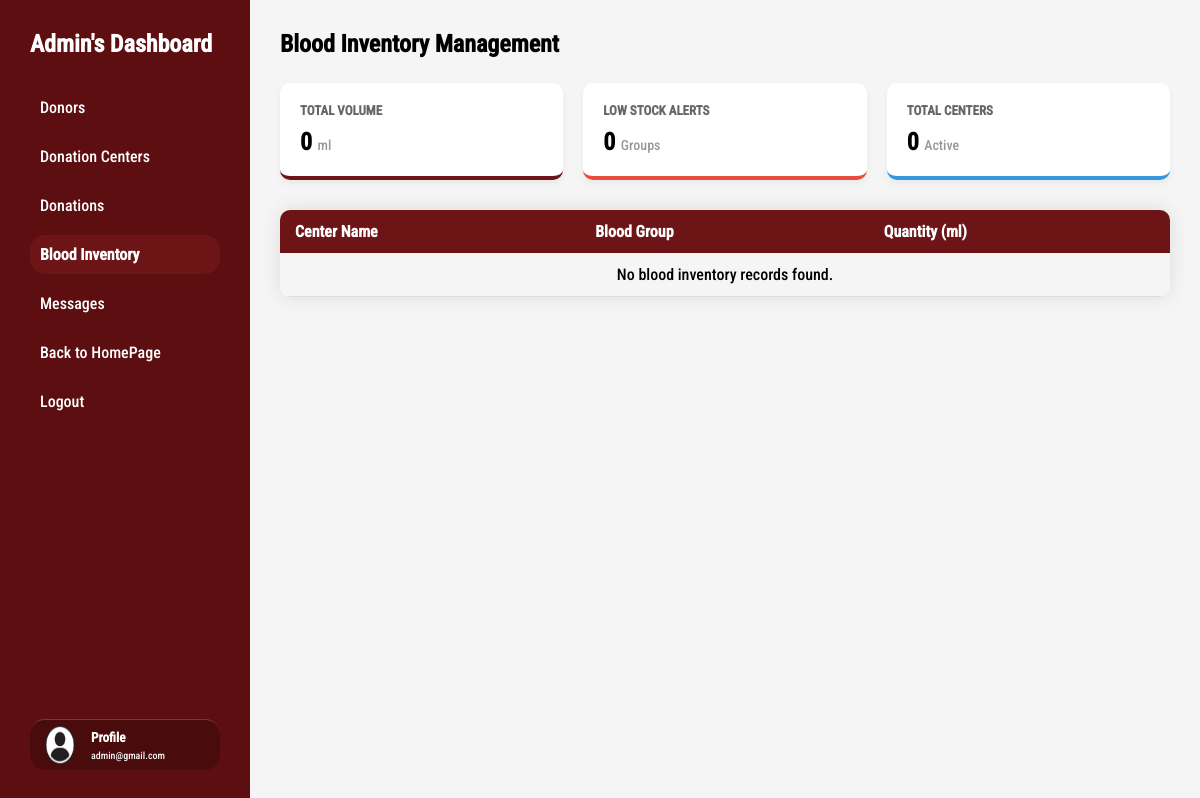
The page /dashboard/index.php?page=bloodInventory (signed in) on the database as committed earlier.
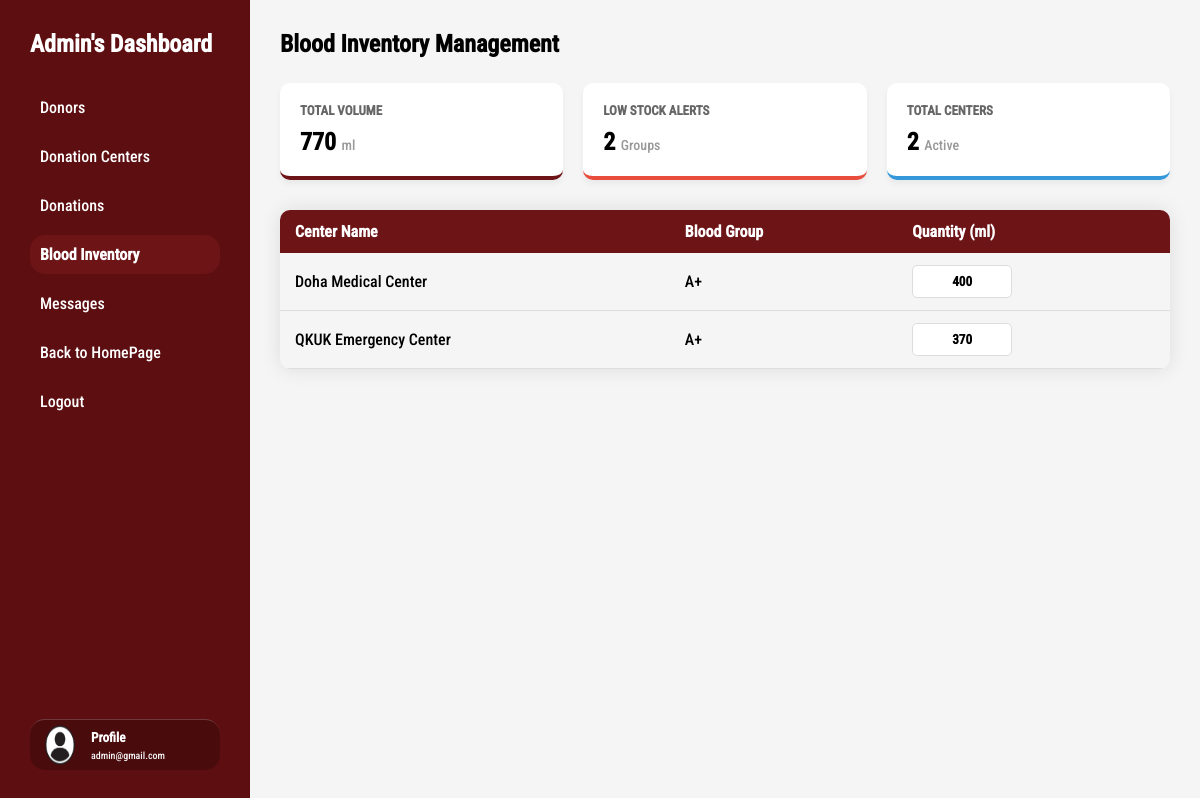
The same page on the database as committed later.
### tables this page shows
CREATE TABLE `blood_inventory` (
  `id` int(11) NOT NULL,
  `center_id` int(11) NOT NULL,
  `blood_group_id` int(11) NOT NULL,
  `quantity_ml` int(11) DEFAULT 0
);

CREATE TABLE `blood_centers` (
  `id` int(11) NOT NULL,
  `center_name` varchar(100) NOT NULL,
  `img_src` varchar(255) DEFAULT NULL,
  `city` varchar(100) NOT NULL,
  `phone_number` varchar(50) DEFAULT NULL,
  `description` text DEFAULT NULL,
  `map_link` text DEFAULT NULL
);

CREATE TABLE `blood_groups` (
  `id` int(11) NOT NULL,
  `group_name` varchar(5) NOT NULL
);

### config.php (called while the page is built)
<?php
class Database {
    private $host = 'localhost';
    private $dbname = 'blood_bank_management_system';
    private $username = 'root';
    private $password = '';
    private $conn;
    public function __construct() {
        try {
            $dsn = "mysql:host={$this->host};dbname={$this->dbname}";
            $this->conn = new PDO($dsn, $this->username, $this->password);
            $this->conn->setAttribute(PDO::ATTR_ERRMODE, PDO::ERRMODE_EXCEPTION);
        } catch(PDOException $e) {
            die("Connection failed: " . $e->getMessage());
        }
    }
    public function getConnection(): PDO {
        return $this->conn;
    }
}
?>

### crud/inventory/inventoryLogic.php (called while the page is built, shortened)
<?php
class Inventory {
    private $conn;
    private $table_name = "blood_inventory";
    public function __construct($db) {
        $this->conn = $db;
    }
    public function getFullInventory() {
        $query = "SELECT bi.quantity_ml, bc.center_name, bg.group_name
                  FROM " . $this->table_name . " bi
                  JOIN blood_centers bc ON bi.center_id = bc.id
                  JOIN blood_groups bg ON bi.blood_group_id = bg.id
                  ORDER BY bc.center_name ASC, bg.group_name ASC";
        $stmt = $this->conn->prepare($query);
        $stmt->execute();
        return $stmt->fetchAll(PDO::FETCH_ASSOC);
    }
    public function getInventoryStats() {
        $query = "SELECT
                    SUM(quantity_ml) as total_volume,
                    COUNT(DISTINCT center_id) as total_centers,
                    (SELECT COUNT(*) FROM " . $this->table_name . " WHERE quantity_ml < 2000) as low_stock_count
                  FROM " . $this->table_name;
        $stmt = $this->conn->prepare($query);
        $stmt->execute();
        return $stmt->fetch(PDO::FETCH_ASSOC);
    }
}
?>

### dashboard/dashboardPages/bloodInventory.php (the view, shortened to what this page needs)
<?php
include "../config.php";
include "../crud/inventory/inventoryLogic.php";
$db = new Database();
$inventoryObj = new Inventory($db->getConnection());
$stats = $inventoryObj->getInventoryStats();
$inventoryData = $inventoryObj->getFullInventory();
?>
<div class="inventoryWrapper">
    <div class="inventoryHeader">
        <h2>Blood Inventory Management</h2>
    </div>
    <div class="inventoryStats">
        <div class="invStatCard">
            <h4>Total Volume</h4>
            <p><?php echo $stats['total_volume'] ?? 0; ?> <span>ml</span></p>
        </div>
        <div class="invStatCard warning">
            <h4>Low Stock Alerts</h4>
            <p><?php echo $stats['low_stock_count'] ?? 0; ?> <span>Groups</span></p>
        </div>
        <div class="invStatCard info">
            <h4>Total Centers</h4>
            <p><?php echo $stats['total_centers'] ?? 0; ?> <span>Active</span></p>
        </div>
    </div>
    <div class="tableContainer">
        <table class="styledTable">
            <thead>
                <tr>
                    <th>Center Name</th>
                    <th>Blood Group</th>
                    <th>Quantity (ml)</th>
                </tr>
            </thead>
            <tbody>
                <?php if (!empty($inventoryData)): ?>
                    <?php foreach ($inventoryData as $row): ?>
                        <tr>
                            <td><?php echo $row['center_name']; ?></td>
                            <td>
                                <span class="bloodBadge"><?php echo $row['group_name']; ?></span>
                            </td>
                            <td>
                                <input type="text" class="inlineInput" value="<?php echo $row['quantity_ml']; ?>" readonly>
                            </td>
                        </tr>
                    <?php endforeach; ?>
                <?php else: ?>
                    <tr>
                        <td colspan="3" style="text-align: center;">No blood inventory records found.</td>
                    </tr>
                <?php endif; ?>
            </tbody>
        </table>
    </div>
</div>

Rows that differ between the two databases and show on the page:
added blood_inventory: center.center_name "Doha Medical Center", blood_group.group_name "A+", quantity_ml "400"
added blood_inventory: center.center_name "QKUK Emergency Center", blood_group.group_name "A+", quantity_ml "370"
Other text that changed with them:
$stats['total_volume']: "0" → "770"
$stats['low_stock_count']: "0" → "2"
$stats['total_centers']: "0" → "2"
text no longer shown: "No blood inventory records found."
